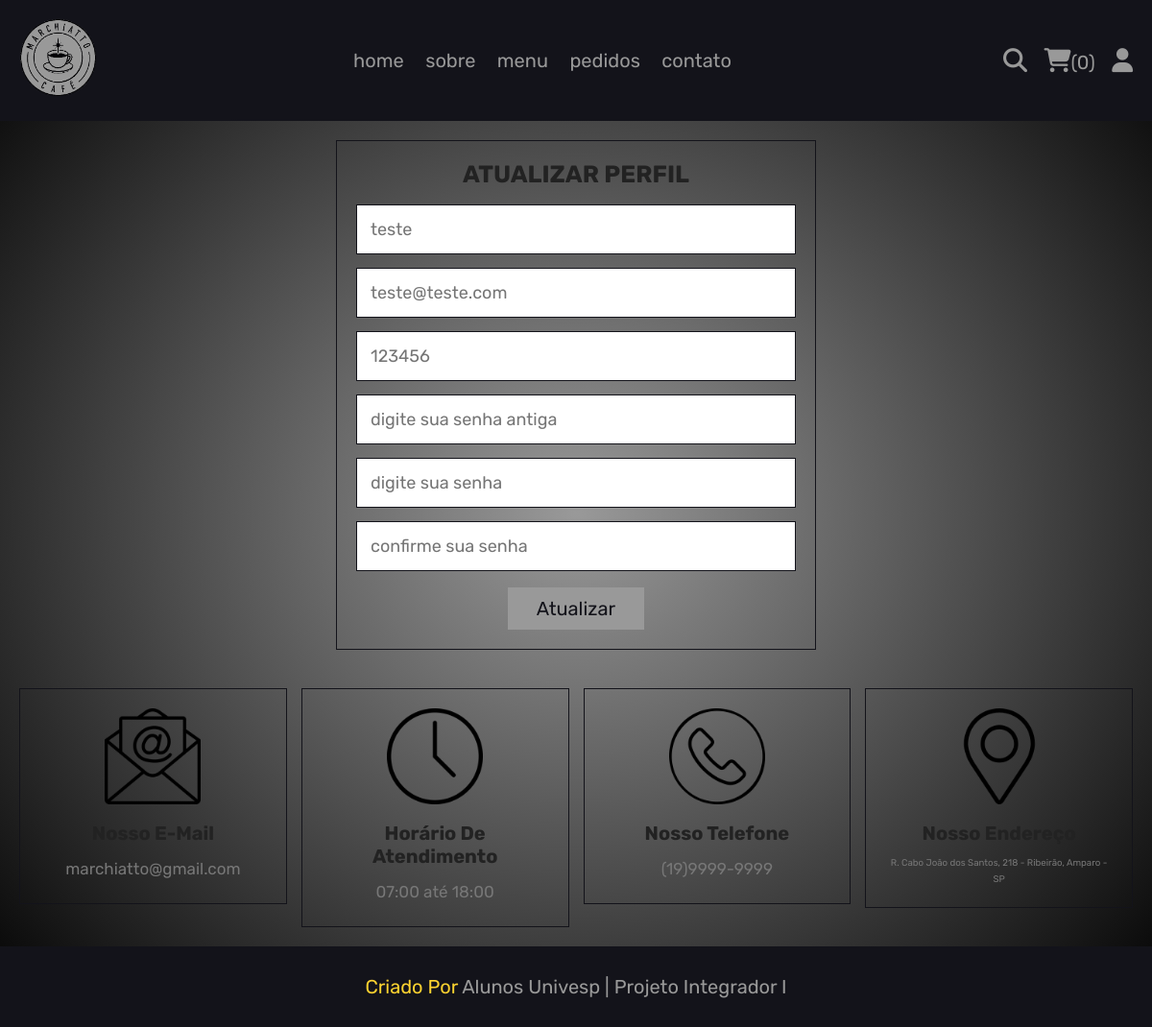
/atualiza_perfil.php (signed in), run on the app's committed database.
### tables this page shows
CREATE TABLE `usuarios` (
  `id` int(100) NOT NULL,
  `nome` varchar(20) NOT NULL,
  `email` varchar(50) NOT NULL,
  `telefone` varchar(14) NOT NULL,
  `senha` varchar(50) NOT NULL,
  `endereco` varchar(500) NOT NULL
);

### atualiza_perfil.php (the view, shortened to what this page needs)
<?php
include 'components/connect.php';
?>
<!DOCTYPE html>
<html lang="pt-br">
<head>
   <link rel="stylesheet" href="https://cdnjs.cloudflare.com/ajax/libs/font-awesome/6.1.1/css/all.min.css">
   <link rel="stylesheet" href="css/style.css">
</head>
<body>
<?php include 'components/user_header.php'; ?>
<section class="form-container update-form">
   <form action="" method="post">
      <h3>Atualizar perfil</h3>
      <input type="text" name="nome" placeholder="<?= $fetch_profile['nome']; ?>" class="box" maxlength="50">
      <input type="email" name="email" placeholder="<?= $fetch_profile['email']; ?>" class="box" maxlength="50" oninput="this.value = this.value.replace(/\s/g, '')">
      <input type="number" name="telefone" placeholder="<?= $fetch_profile['telefone']; ?>"" class="box" min="0" max="9999999999" maxlength="10">
      <input type="password" name="velha_senha" placeholder="digite sua senha antiga" class="box" maxlength="50" oninput="this.value = this.value.replace(/\s/g, '')">
      <input type="password" name="nova_senha" placeholder="digite sua senha" class="box" maxlength="50" oninput="this.value = this.value.replace(/\s/g, '')">
      <input type="password" name="confirma_senha" placeholder="confirme sua senha" class="box" maxlength="50" oninput="this.value = this.value.replace(/\s/g, '')">
      <input type="submit" value="atualizar" name="submit" class="btn">
   </form>
</section>
<?php include 'components/footer.php'; ?>
</body>
</html>

### css/style.css (style rules this page uses)
:root { --amarelo:#fed330; --vermelho:#e74c3c; --white:#fff; --black:#222; --light-color:#777; --border:.1px solid var(--preto); --box-shadow:0 .5rem 1rem rgba(0,0,0,.1); --cor-principal: #fff; --preto:#13131a; --bg:#010103; --cinza: #999; }
* { font-family: 'Rubik', sans-serif; margin:0; padding:0; box-sizing: border-box; outline: none; border: none; text-decoration: none; }
body { background: radial-gradient(#999, #000); }
html { font-size: 62.5%; overflow-x: hidden; scroll-behavior: smooth; stop-opacity: 7rem; }
section { margin:0 auto; max-width: 1200px; padding:2rem; }
.btn, .delete-btn { margin-top: 1rem; display: inline-block; font-size: 2rem; padding:1rem 3rem; cursor: pointer; text-transform: capitalize; transition: .2s linear; }
.btn { background-color: var(--cinza); color:var(--preto); }
.form-container form { border:var(--border); margin:0 auto; max-width: 50rem; padding:2rem; text-align: center; }
.form-container form h3 { font-size: 2.5rem; color:var(--black); text-transform: uppercase; margin-bottom: 1rem; }
.form-container form .box { margin:.7rem 0; width: 100%; border:var(--border); padding:1.4rem; font-size: 1.8rem; color:var(--black); }

### data on the page
usuarios: nome "teste", email "teste@teste.com", telefone "123456"

### other printed values
$total_carrinho_items "0"
